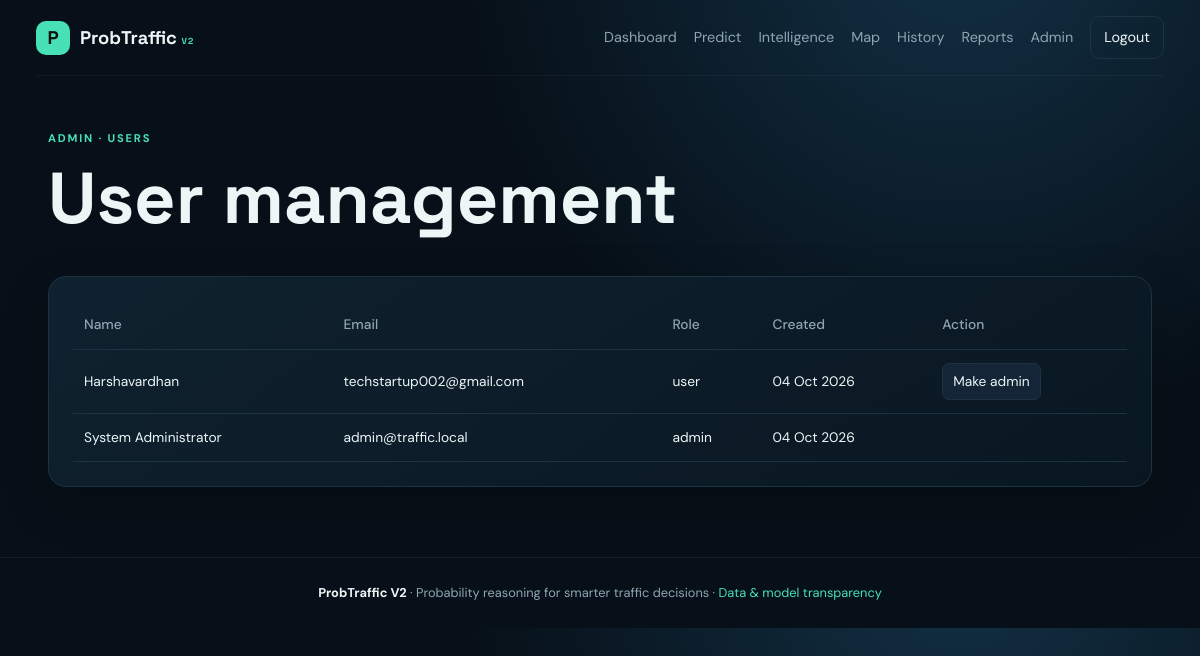
The app's page /admin/users (signed in) with its own data.
### app/models.py (models this page shows)
class User(UserMixin, db.Model):
    id = db.Column(db.Integer, primary_key=True)
    name = db.Column(db.String(100), nullable=False)
    email = db.Column(db.String(160), unique=True, nullable=False, index=True)
    password_hash = db.Column(db.String(255), nullable=False)
    role = db.Column(db.String(20), default="user", nullable=False)
    created_at = db.Column(db.DateTime, default=datetime.utcnow)

### app/admin.py (the view)
@admin_bp.route("/users")
@admin_required
def users(): return render_template("admin/users.html",users=User.query.order_by(User.created_at.desc()).all())

### app/__init__.py (called while the page is built)
def _csrf_token():
    import secrets
    token=session.get("_csrf")
    if not token:
        token=secrets.token_urlsafe(32); session["_csrf"]=token
    return token

### app/admin.py (called while the page is built)
def admin_required(view):
    @wraps(view)
    @login_required
    def wrapped(*args,**kwargs):
        if current_user.role!="admin":
            flash("Administrator access is required.","danger")
            return redirect(url_for("main.dashboard"))
        return view(*args,**kwargs)
    return wrapped

### app/models.py (called while the page is built)
@login_manager.user_loader
def load_user(user_id):
    return User.query.get(int(user_id))

### app/templates/admin/users.html
{% extends "base.html" %}{% block title %}Users — Admin{% endblock %}{% block content %}<section class="container page-head"><div><span class="eyebrow">ADMIN · USERS</span><h1>User management</h1></div></section><section class="container panel table-panel"><table><thead><tr><th>Name</th><th>Email</th><th>Role</th><th>Created</th><th>Action</th></tr></thead><tbody>{% for u in users %}<tr><td>{{u.name}}</td><td>{{u.email}}</td><td>{{u.role}}</td><td>{{u.created_at.strftime('%d %b %Y')}}</td><td>{% if u.role!='admin' %}<form method="post" action="{{url_for('admin.make_admin',user_id=u.id)}}"><input type="hidden" name="_csrf" value="{{csrf_token()}}"><button class="small-btn">Make admin</button></form>{% endif %}</td></tr>{% endfor %}</tbody></table></section>{% endblock %}

### app/static/css/style.css (style rules this page uses)
:root { --bg:#071018;--panel:#0d1b27;--panel2:#102230;--line:#1c3343;--text:#edf6f7;--muted:#8fa5b3;--accent:#48e1b5;--blue:#6d8cff;--warn:#ffc159;--danger:#ff6b78;--shadow:0 18px 50px rgba(0,0,0,.22) }
* { box-sizing:border-box }
html { scroll-behavior:smooth }
body { margin:0;background:radial-gradient(circle at 80% -10%,#123044 0,#071018 42%);color:var(--text);font:15px/1.55 "DM Sans",sans-serif }
button,input,select,textarea { font:inherit }
button { cursor:pointer }
h1,h2,h3 { font-family:"Space Grotesk",sans-serif;line-height:1.1 }
h1 { font-size:clamp(2.4rem,6vw,4.5rem);margin:10px 0 }
.container { width:min(1180px,92%);margin:auto }
.eyebrow { font-size:.7rem;letter-spacing:1.8px;color:var(--accent);font-weight:700 }
.page-head { padding:50px 0 28px;display:flex;align-items:end;justify-content:space-between;gap:25px }
.hero-card,.panel,.stat-card { background:linear-gradient(145deg,rgba(16,34,48,.96),rgba(9,23,33,.96));border:1px solid var(--line);border-radius:18px;box-shadow:var(--shadow) }
.panel { padding:24px }
.table-panel { overflow:auto;margin-bottom:70px }
.table-panel table { width:100%;border-collapse:collapse;min-width:850px }
.table-panel th,.table-panel td { text-align:left;padding:13px 11px;border-bottom:1px solid var(--line);font-size:.86rem }
.table-panel th { color:var(--muted);font-weight:500 }
.small-btn { border:1px solid var(--line);background:#132536;color:var(--text);padding:7px 10px;border-radius:7px }

### records on screen
User: name "Harshavardhan", email "techstartup002@gmail.com", role "user", created_at "04 Oct 2026"
User: name "System Administrator", email "admin@traffic.local", role "admin", created_at "04 Oct 2026"
